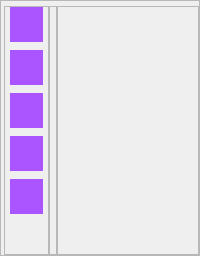
                    <widget class="QFrame" name="frame">
                     <property name="frameShape">
                      <enum>QFrame::StyledPanel</enum>
                     </property>
                     <property name="frameShadow">
                      <enum>QFrame::Raised</enum>
                     </property>
                     <layout class="QHBoxLayout" name="horizontalLayout_2">
                      <property name="spacing">
                       <number>0</number>
                      </property>
                      <property name="leftMargin">
                       <number>3</number>
                      </property>
                      <property name="topMargin">
                       <number>5</number>
                      </property>
                      <property name="rightMargin">
                       <number>0</number>
                      </property>
                      <property name="bottomMargin">
                       <number>0</number>
                      </property>
                      <item>
                       <widget class="QFrame" name="xone_btn_left">
                        <property name="minimumSize">
                         <size>
                          <width>45</width>
                          <height>0</height>
                         </size>
                        </property>
                        <property name="maximumSize">
                         <size>
                          <width>45</width>
                          <height>16777215</height>
                         </size>
                        </property>
                        <property name="styleSheet">
                         <string notr="true">QPushButton{
	background-color: rgb(170, 85, 255);
	border-radius:17px;
	color: rgb(255, 255, 255);
	padding-left:6px;
    text-align: left;	
}
QPushButton:hover{
	background-color: rgb(163, 83, 248);
	border-radius:17px;
	color: rgb(255, 255, 255);
	padding-left:6px;
    text-align: left;	
}

QPushButton:pressed{
	background-color: rgb(170, 85, 255);
	border-radius:17px;
	color: rgb(255, 255, 255);
	padding-left:6px;
    text-align: left;	
}</string>
                        </property>
                        <property name="frameShape">
                         <enum>QFrame::StyledPanel</enum>
                        </property>
                        <property name="frameShadow">
                         <enum>QFrame::Raised</enum>
                        </property>
                        <layout class="QVBoxLayout" name="verticalLayout_9">
                         <property name="spacing">
                          <number>8</number>
                         </property>
                         <property name="leftMargin">
                          <number>5</number>
                         </property>
                         <property name="topMargin">
                          <number>0</number>
                         </property>
                         <property name="rightMargin">
                          <number>5</number>
                         </property>
                         <property name="bottomMargin">
                          <number>0</number>
                         </property>
                         <item alignment="Qt::AlignRight">
                          <widget class="QPushButton" name="Home">
                           <property name="minimumSize">
                            <size>
                             <width>0</width>
                             <height>35</height>
                            </size>
                           </property>
                           <property name="maximumSize">
                            <size>
                             <width>35</width>
                             <height>16777215</height>
                            </size>
                           </property>
                           <property name="text">
                            <string/>
                           </property>
                           <property name="icon">
                            <iconset>
                             <normaloff>../../../../3D Objects/ControleFinanceiro/System/img/24x24/cil-home.png</normaloff>../../../../3D Objects/ControleFinanceiro/System/img/24x24/cil-home.png</iconset>
                           </property>
                           <property name="iconSize">
                            <size>
                             <width>25</width>
                             <height>25</height>
                            </size>
                           </property>
                          </widget>
                         </item>
                         <item>
                          <widget class="QPushButton" name="web_btn_2">
                           <property name="minimumSize">
                            <size>
                             <width>0</width>
                             <height>35</height>
                            </size>
                           </property>
                           <property name="maximumSize">
                            <size>
                             <width>35</width>
                             <height>16777215</height>
                            </size>
                           </property>
                           <property name="text">
                            <string/>
                           </property>
                           <property name="icon">
                            <iconset>
                             <normaloff>../../../../3D Objects/ControleFinanceiro/System/img/web_50px.png</normaloff>../../../../3D Objects/ControleFinanceiro/System/img/web_50px.png</iconset>
                           </property>
                           <property name="iconSize">
                            <size>
                             <width>25</width>
                             <height>25</height>
                            </size>
                           </property>
                          </widget>
                         </item>
                         <item>
                          <widget class="QPushButton" name="conntrole_finace">
                           <property name="minimumSize">
                            <size>
                             <width>0</width>
                             <height>35</height>
                            </size>
                           </property>
                           <property name="maximumSize">
                            <size>
                             <width>35</width>
                             <height>35</height>
                            </size>
                           </property>
                           <property name="text">
                            <string/>
                           </property>
                           <property name="icon">
                            <iconset>
                             <normaloff>../../../../3D Objects/ControleFinanceiro/System/img/money_50px.png</normaloff>../../../../3D Objects/ControleFinanceiro/System/img/money_50px.png</iconset>
                           </property>
                           <property name="iconSize">
                            <size>
                             <width>27</width>
                             <height>27</height>
                            </size>
                           </property>
                          </widget>
                         </item>
                         <item alignment="Qt::AlignRight">
                          <widget class="QPushButton" name="settings">
                           <property name="minimumSize">
                            <size>
                             <width>0</width>
                             <height>35</height>
                            </size>
                           </property>
                           <property name="maximumSize">
                            <size>
                             <width>35</width>
                             <height>16777215</height>
                            </size>
                           </property>
                           <property name="text">
                            <string/>
                           </property>
                           <property name="icon">
                            <iconset>
                             <normaloff>../../../../3D Objects/ControleFinanceiro/System/img/24x24/cil-settings.png</normaloff>../../../../3D Objects/ControleFinanceiro/System/img/24x24/cil-settings.png</iconset>
                           </property>
                           <property name="iconSize">
                            <size>
                             <width>25</width>
                             <height>25</height>
                            </size>
                           </property>
                          </widget>
                         </item>
                         <item alignment="Qt::AlignRight">
                          <widget class="QPushButton" name="double_up">
                           <property name="minimumSize">
                            <size>
                             <width>0</width>
                             <height>35</height>
                            </size>
                           </property>
                           <property name="maximumSize">
                            <size>
                             <width>35</width>
                             <height>35</height>
                            </size>
                           </property>
                           <property name="text">
                            <string/>
                           </property>
                           <property name="icon">
                            <iconset>
                             <normaloff>../../../../3D Objects/ControleFinanceiro/System/img/24x24/cil-chevron-double-up-alt.png</normaloff>../../../../3D Objects/ControleFinanceiro/System/img/24x24/cil-chevron-double-up-alt.png</iconset>
                           </property>
                           <property name="iconSize">
                            <size>
                             <width>25</width>
                             <height>25</height>
                            </size>
                           </property>
                          </widget>
                         </item>
                         <item>
                          <spacer name="verticalSpacer">
                           <property name="orientation">
                            <enum>Qt::Vertical</enum>
                           </property>
                           <property name="sizeHint" stdset="0">
                            <size>
                             <width>20</width>
                             <height>40</height>
                            </size>
                           </property>
                          </spacer>
                         </item>
                        </layout>
                       </widget>
                      </item>
                      <item>
                       <widget class="QFrame" name="left_menu">
                        <property name="minimumSize">
                         <size>
                          <width>8</width>
                          <height>0</height>
                         </size>
                        </property>
                        <property name="maximumSize">
                         <size>
                          <width>0</width>
                          <height>16777215</height>
                         </size>
                        </property>
                        <property name="frameShape">
                         <enum>QFrame::StyledPanel</enum>
                        </property>
                        <property name="frameShadow">
                         <enum>QFrame::Raised</enum>
                        </property>
                        <widget class="QLabel" name="QRcode">
                         <property name="geometry">
                          <rect>
                           <x>40</x>
                           <y>10</y>
                           <width>111</width>
                           <height>121</height>
                          </rect>
                         </property>
                         <property name="text">
                          <string/>
                         </property>
                         <property name="pixmap">
                          <pixmap>../../../../3D Objects/ControleFinanceiro/System/img/qr_code_120px.png</pixmap>
                         </property>
                        </widget>
                        <widget class="QLabel" name="data">
                         <property name="geometry">
                          <rect>
                           <x>40</x>
                           <y>130</y>
                           <width>91</width>
                           <height>16</height>
                          </rect>
                         </property>
                         <property name="whatsThis">
                          <string/>
                         </property>
                         <property name="styleSheet">
                          <string notr="true"/>
                         </property>
                         <property name="text">
                          <string>&lt;html&gt;&lt;head/&gt;&lt;body&gt;&lt;p&gt;&lt;span style=&quot; color:#dcbbff;&quot;&gt;date: &lt;/span&gt;&lt;span style=&quot; color:#ffffff;&quot;&gt;28/06/2022&lt;/span&gt;&lt;/p&gt;&lt;/body&gt;&lt;/html&gt;</string>
                         </property>
                        </widget>
                        <widget class="QLabel" name="criadoPor">
                         <property name="geometry">
                          <rect>
                           <x>40</x>
                           <y>150</y>
                           <width>110</width>
                           <height>16</height>
                          </rect>
                         </property>
                         <property name="styleSheet">
                          <string notr="true">color:#ffffff;
</string>
                         </property>
                         <property name="text">
                          <string>created by: NdDaniel</string>
                         </property>
                        </widget>
                        <widget class="QFrame" name="frame_zone_btn">
                         <property name="geometry">
                          <rect>
                           <x>10</x>
                           <y>170</y>
                           <width>180</width>
                           <height>300</height>
                          </rect>
                         </property>
                         <property name="minimumSize">
                          <size>
                           <width>180</width>
                           <height>300</height>
                          </size>
                         </property>
                         <property name="maximumSize">
                          <size>
                           <width>180</width>
                           <height>300</height>
                          </size>
                         </property>
                         <property name="styleSheet">
                          <string notr="true">QPushButton{
	color: rgb(255, 255, 255);
    text-align: left;
	padding-left: 18px;
	border-radius:4px;
}
QFrame{
	background-color: rgb(159, 80, 239);
}
QPushButton:hover{
	color: rgb(255, 255, 255);
	border-ra
    text-align: left;
	padding-left: 18px;
	border-radius:4px;
	background-color: rgb(170, 85, 255);
}

QPushButton:pressed{
	color: rgb(255, 255, 255);
    text-align: left;
	padding-left: 18px;
	border-radius:4px;
	background-color: rgb(159, 80, 239);
}</string>
                         </property>
                         <property name="frameShape">
                          <enum>QFrame::StyledPanel</enum>
                         </property>
                         <property name="frameShadow">
                          <enum>QFrame::Raised</enum>
                         </property>
                         <layout class="QVBoxLayout" name="verticalLayout_10">
                          <property name="spacing">
                           <number>0</number>
                          </property>
                          <property name="leftMargin">
                           <number>0</number>
                          </property>
                          <property name="topMargin">
                           <number>0</number>
                          </property>
                          <property name="rightMargin">
                           <number>0</number>
                          </property>
                          <property name="bottomMargin">
                           <number>0</number>
                          </property>
                          <item>
                           <widget class="QPushButton" name="help_btn">
                            <property name="minimumSize">
                             <size>
                              <width>0</width>
                              <height>34</height>
                             </size>
                            </property>
                            <property name="maximumSize">
                             <size>
                              <width>16777215</width>
                              <height>34</height>
                             </size>
                            </property>
                            <property name="text">
                             <string>     Help</string>
                            </property>
                            <property name="icon">
                             <iconset>
                              <normaloff>../../../../3D Objects/ControleFinanceiro/System/img/24x24/help_30px.png</normaloff>../../../../3D Objects/ControleFinanceiro/System/img/24x24/help_30px.png</iconset>
                            </property>
                            <property name="iconSize">
                             <size>
                              <width>18</width>
                              <height>18</height>
                             </size>
                            </property>
                            <property name="checkable">
                             <bool>false</bool>
                            </property>
                           </widget>
                          </item>
                          <item>
                           <widget class="QPushButton" name="perfil_btn">
                            <property name="minimumSize">
                             <size>
                              <width>0</width>
                              <height>34</height>
                             </size>
                            </property>
                            <property name="maximumSize">
                             <size>
                              <width>16777215</width>
                              <height>34</height>
                             </size>
                            </property>
                            <property name="text">
                             <string>     Perfil</string>
                            </property>
                            <property name="icon">
                             <iconset>
                              <normaloff>../../../../3D Objects/ControleFinanceiro/System/img/24x24/cil-user.png</normaloff>../../../../3D Objects/ControleFinanceiro/System/img/24x24/cil-user.png</iconset>
                            </property>
                            <property name="iconSize">
                             <size>
                              <width>18</width>
                              <height>18</height>
                             </size>
                            </property>
                           </widget>
                          </item>
                          <item>
                           <widget class="QPushButton" name="web_btn">
                            <property name="minimumSize">
                             <size>
                              <width>0</width>
                              <height>34</height>
                             </size>
                            </property>
                            <property name="maximumSize">
                             <size>
                              <width>16777215</width>
                              <height>34</height>
                             </size>
                            </property>
                            <property name="text">
                             <string>     Web</string>
                            </property>
                            <property name="icon">
                             <iconset>
                              <normaloff>../../../../3D Objects/ControleFinanceiro/System/img/website_50px.png</normaloff>../../../../3D Objects/ControleFinanceiro/System/img/website_50px.png</iconset>
                            </property>
                            <property name="iconSize">
                             <size>
                              <width>18</width>
                              <height>18</height>
                             </size>
                            </property>
                           </widget>
                          </item>
                          <item>
                           <widget class="QPushButton" name="setting_btn">
                            <property name="minimumSize">
                             <size>
                              <width>0</width>
                              <height>34</height>
                             </size>
                            </property>
                            <property name="maximumSize">
                             <size>
                              <width>16777215</width>
                              <height>34</height>
                             </size>
                            </property>
                            <property name="text">
                             <string>     Setting</string>
                            </property>
                            <property name="icon">
                             <iconset>
                              <normaloff>../../../../3D Objects/ControleFinanceiro/System/img/24x24/settings_30px.png</normaloff>../../../../3D Objects/ControleFinanceiro/System/img/24x24/settings_30px.png</iconset>
                            </property>
                            <property name="iconSize">
                             <size>
                              <width>18</width>
                              <height>18</height>
                             </size>
                            </property>
                           </widget>
                          </item>
                          <item>
                           <widget class="QPushButton" name="coins_btn">
                            <property name="minimumSize">
                             <size>
                              <width>0</width>
                              <height>34</height>
                             </size>
                            </property>
                            <property name="maximumSize">
                             <size>
                              <width>16777215</width>
                              <height>34</height>
                             </size>
                            </property>
                            <property name="text">
                             <string>   Coins Quote</string>
                            </property>
                            <property name="icon">
                             <iconset>
                              <normaloff>../../../../3D Objects/ControleFinanceiro/System/img/money_50px.png</normaloff>../../../../3D Objects/ControleFinanceiro/System/img/money_50px.png</iconset>
                            </property>
                            <property name="iconSize">
                             <size>
                              <width>25</width>
                              <height>25</height>
                             </size>
                            </property>
                           </widget>
                          </item>
                          <item>
                           <widget class="QPushButton" name="setting_user_btn">
                            <property name="minimumSize">
                             <size>
                              <width>0</width>
                              <height>34</height>
                             </size>
                            </property>
                            <property name="maximumSize">
                             <size>
                              <width>16777215</width>
                              <height>34</height>
                             </size>
                            </property>
                            <property name="text">
                             <string>     User settings</string>
                            </property>
                            <property name="icon">
                             <iconset>
                              <normaloff>../../../../3D Objects/ControleFinanceiro/System/img/24x24/admin_settings_male_30px.png</normaloff>../../../../3D Objects/ControleFinanceiro/System/img/24x24/admin_settings_male_30px.png</iconset>
                            </property>
                            <property name="iconSize">
                             <size>
                              <width>18</width>
                              <height>18</height>
                             </size>
                            </property>
                           </widget>
                          </item>
                          <item>
                           <widget class="QPushButton" name="editTest">
                            <property name="minimumSize">
                             <size>
                              <width>0</width>
                              <height>34</height>
                             </size>
                            </property>
                            <property name="maximumSize">
                             <size>
                              <width>16777215</width>
                              <height>34</height>
                             </size>
                            </property>
                            <property name="text">
                             <string>     Edit Text</string>
                            </property>
                            <property name="icon">
                             <iconset>
                              <normaloff>../../../../3D Objects/ControleFinanceiro/System/img/edit_folder_24px.png</normaloff>../../../../3D Objects/ControleFinanceiro/System/img/edit_folder_24px.png</iconset>
                            </property>
                            <property name="iconSize">
                             <size>
                              <width>18</width>
                              <height>18</height>
                             </size>
                            </property>
                           </widget>
                          </item>
                          <item>
                           <widget class="QFrame" name="editTestFrame">
                            <property name="minimumSize">
                             <size>
                              <width>0</width>
                              <height>0</height>
                             </size>
                            </property>
                            <property name="maximumSize">
                             <size>
                              <width>16777215</width>
                              <height>0</height>
                             </size>
                            </property>
                            <property name="frameShape">
                             <enum>QFrame::StyledPanel</enum>
                            </property>
                            <property name="frameShadow">
                             <enum>QFrame::Raised</enum>
                            </property>
                            <layout class="QHBoxLayout" name="horizontalLayout_10">
                             <property name="spacing">
                              <number>10</number>
                             </property>
                             <property name="leftMargin">
                              <number>11</number>
                             </property>
                             <property name="topMargin">
                              <number>0</number>
                             </property>
                             <property name="rightMargin">
                              <number>8</number>
                             </property>
                             <property name="bottomMargin">
                              <number>0</number>
                             </property>
                             <item>
                              <widget class="QSlider" name="horizontalSlider">
                               <property name="orientation">
                                <enum>Qt::Horizontal</enum>
                               </property>
                              </widget>
                             </item>
                             <item>
                              <widget class="QToolButton" name="toolButton">
                               <property name="minimumSize">
                                <size>
                                 <width>20</width>
                                 <height>20</height>
                                </size>
                               </property>
                               <property name="maximumSize">
                                <size>
                                 <width>20</width>
                                 <height>20</height>
                                </size>
                               </property>
                               <property name="text">
                                <string>...</string>
                               </property>
                               <property name="icon">
                                <iconset>
                                 <normaloff>../../../../3D Objects/ControleFinanceiro/System/img/24x24/cil-volume-off.png</normaloff>../../../../3D Objects/ControleFinanceiro/System/img/24x24/cil-volume-off.png</iconset>
                               </property>
                              </widget>
                             </item>
                            </layout>
                           </widget>
                          </item>
                          <item>
                           <spacer name="verticalSpacer_3">
                            <property name="orientation">
                             <enum>Qt::Vertical</enum>
                            </property>
                            <property name="sizeHint" stdset="0">
                             <size>
                              <width>20</width>
                              <height>40</height>
                             </size>
                            </property>
                           </spacer>
                          </item>
                         </layout>
                        </widget>
                       </widget>
                      </item>
                      <item>
                       <widget class="QFrame" name="frame_stacked">
                        <property name="frameShape">
                         <enum>QFrame::StyledPanel</enum>
                        </property>
                        <property name="frameShadow">
                         <enum>QFrame::Raised</enum>
                        </property>
                        <layout class="QVBoxLayout" name="verticalLayout_11">
                         <property name="spacing">
                          <number>0</number>
                         </property>
                         <property name="leftMargin">
                          <number>0</number>
                         </property>
                         <property name="topMargin">
                          <number>0</number>
                         </property>
                         <property name="rightMargin">
                          <number>0</number>
                         </property>
                         <property name="bottomMargin">
                          <number>0</number>
                         </property>
                        </layout>
                       </widget>
                      </item>
                     </layout>
                    </widget>
